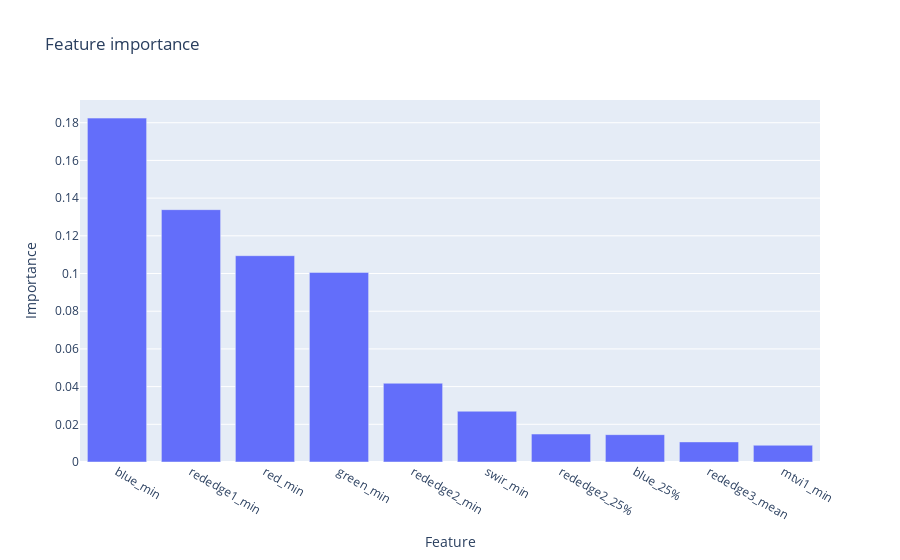

Notebook code for this chart:
### Code cell
# Plot features importance
df_fi = pd.DataFrame(columns=['Feature', 'Importance'])
df_fi['Feature'] = X.columns
df_fi['Importance'] = cv_xgbr.best_estimator_.feature_importances_
df_fi.sort_values('Importance', inplace=True, ascending=False)

fig = px.bar(df_fi.head(10), x='Feature', y='Importance', title="Feature importance")
fig.show()

### Figure 1 — Plotly figure (JSON) as saved in the notebook; plotly's stock layout.template omitted (floating-point values rounded to 4 significant figures)
{"data": [{"alignmentgroup": "True", "hovertemplate": "Feature=%{x}<br>Importance=%{y}<extra></extra>", "legendgroup": "", "marker": {"color": "#636efa", "pattern": {"shape": ""}}, "name": "", "offsetgroup": "", "orientation": "v", "showlegend": false, "textposition": "auto", "type": "bar", "x": ["blue_min", "rededge1_min", "red_min", "green_min", "rededge2_min", "swir_min", "rededge2_25%", "blue_25%", "rededge3_mean", "mtvi1_min"], "xaxis": "x", "y": [0.1825, 0.1339, 0.1095, 0.1006, 0.04177, 0.02694, 0.01482, 0.01451, 0.01067, 0.00888], "yaxis": "y"}], "layout": {"barmode": "relative", "legend": {"tracegroupgap": 0}, "title": {"text": "Feature importance"}, "xaxis": {"anchor": "y", "domain": [0, 1], "title": {"text": "Feature"}}, "yaxis": {"anchor": "x", "domain": [0, 1], "title": {"text": "Importance"}}}}
